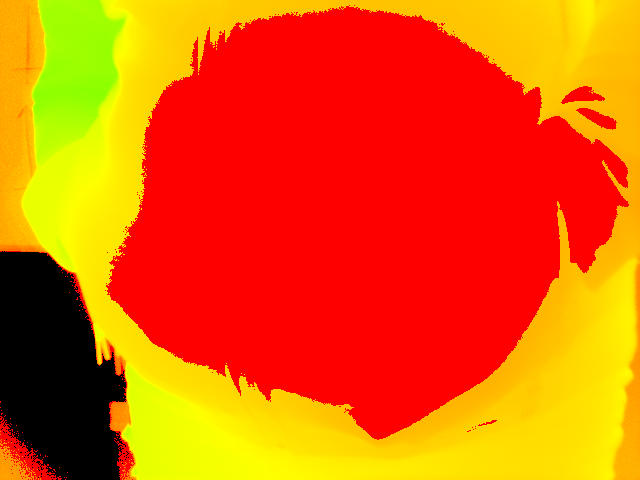
#> input picture Base/heatmap.jpg, 640 x 480 px, found by its file name
$ python Billede_matching_med_features.py
#> lines starting #> are read from the running program, lines starting #| are printed output that depends on the picture
import cv2
import numpy as np

# Load the reference image and the image to align
img2 = cv2.imread("/home/aaujetson67/Documents/P3-141_AAU-Racing_Automatisk-sansning-af-omgivelserne/Base/heatmap.jpg")  # Reference image (Helios)
#> img2 is the input picture: shape (480, 640, 3); mean B, G, R 0.9, 94.3, 232.5
img1 = cv2.imread("/home/aaujetson67/Documents/P3-141_AAU-Racing_Automatisk-sansning-af-omgivelserne/Base/Webcam_screenshot_10.12.2025.png")  # Image to align (Webcam)
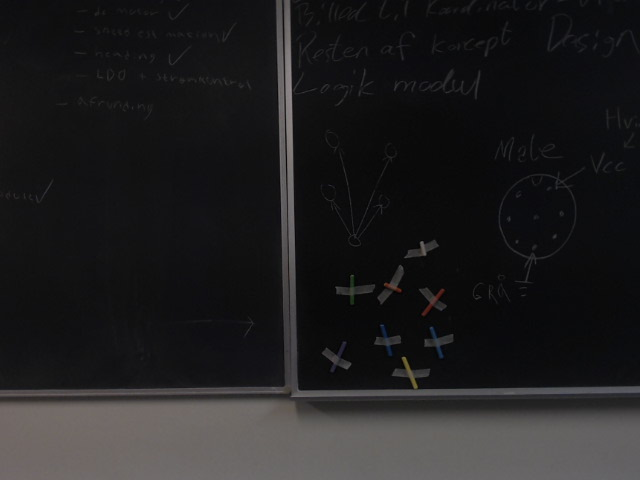
#> input picture Base/Webcam_screenshot_10.12.2025.png, 640 x 480 px, found by its file name
#> img1 is the input picture: shape (480, 640, 3); mean B, G, R 32.2, 31.3, 32

# Resize img1 to match img2 if necessary (optional)
if img1.shape != img2.shape:
    img1 = cv2.resize(img1, (img2.shape[1], img2.shape[0]))

# Convert to grayscale for keypoint detection (ORB works in grayscale)
gray1 = cv2.cvtColor(img1, cv2.COLOR_BGR2GRAY)
gray2 = cv2.cvtColor(img2, cv2.COLOR_BGR2GRAY)
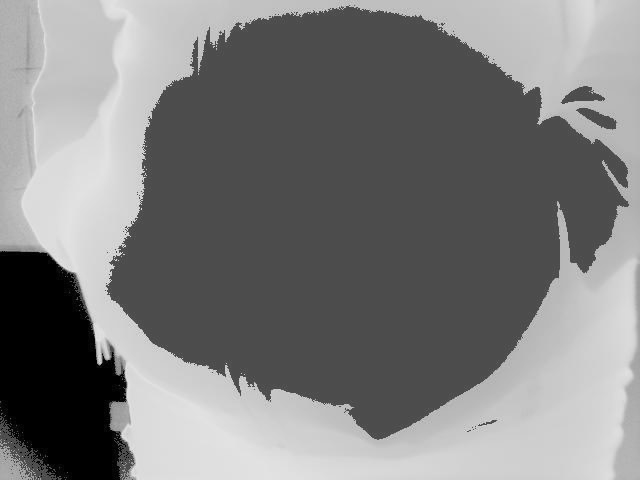
#> gray2: shape (480, 640); min 0, max 232, mean 125

# Create ORB detector
orb = cv2.ORB_create()

# Detect keypoints and descriptors
kp1, des1 = orb.detectAndCompute(gray1, None)
#> kp1 = 466 keypoints; strongest (x, y, size): (404, 357, 31), (421, 242, 31), (403, 358, 37.2), (416, 386, 31)
kp2, des2 = orb.detectAndCompute(gray2, None)
#> kp2 = 476 keypoints; strongest (x, y, size): (99, 363, 31), (100, 362, 37.2), (99, 361, 44.6), (104, 360, 44.6)

# Match descriptors using Brute Force Matcher
bf = cv2.BFMatcher(cv2.NORM_HAMMING, crossCheck=True)
matches = bf.match(des1, des2)
#> matches = 54 matches
matches = sorted(matches, key=lambda x: x.distance)

# Extract the matched keypoints
src_pts = np.float32([kp1[m.queryIdx].pt for m in matches]).reshape(-1, 1, 2)
#> src_pts = 54 rows, first 8: [436.8, 244.8], [435.5, 245.4], [352, 303], [351.6, 302.4], [373, 285.1], [355.2, 295.2], [399, 266], [427.2, 252]
dst_pts = np.float32([kp2[m.trainIdx].pt for m in matches]).reshape(-1, 1, 2)
#> dst_pts = 54 rows, first 8: [537.6, 121.2], [557.4, 204], [524, 94], [539.1, 120.3], [570, 260.4], [554.9, 117], [107.5, 286.7], [118.2, 304.6]

# Compute homography matrix
H, mask = cv2.findHomography(src_pts, dst_pts, cv2.RANSAC)
#> H = [[-0.742, -0.696, 573], [-0.34, -0.318, 262.2], [-0.00129, -0.00122, 1]]; mask = 54 values, max 1 at index 4, min 0 at index 0, mean 0.13

# Warp the perspective of img1 to align it with img2
aligned = cv2.warpPerspective(img1, H, (img2.shape[1], img2.shape[0]))
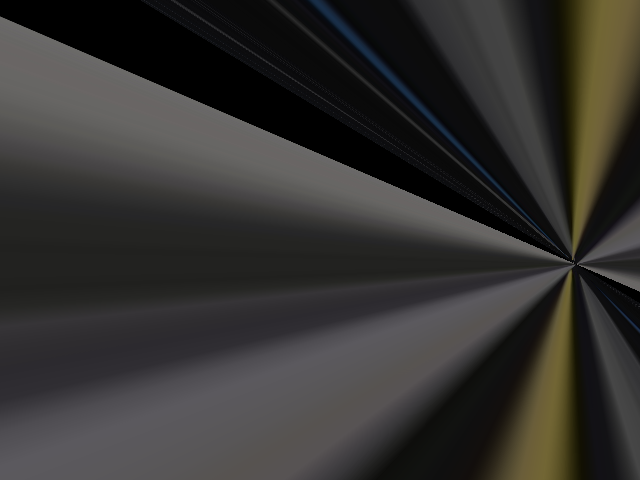
#> aligned: shape (480, 640, 3); mean B, G, R 48.8, 50.9, 52.4

# Optionally, you can display the matches for debugging purposes:
img_matches = cv2.drawMatches(img1, kp1, img2, kp2, matches[:10], None, flags=cv2.DrawMatchesFlags_NOT_DRAW_SINGLE_POINTS)
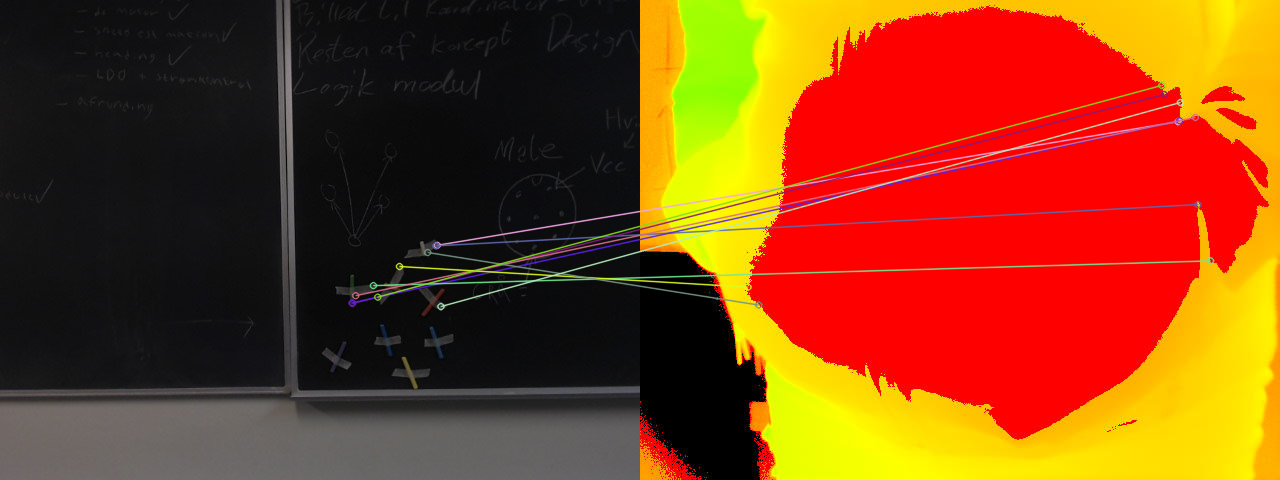
#> img_matches: shape (480, 1280, 3); mean B, G, R 18.7, 64.4, 132.1
cv2.imshow("Matches", img_matches)

# Show the aligned image
cv2.imshow("Aligned Image", aligned)
cv2.waitKey(0)
cv2.destroyAllWindows()
